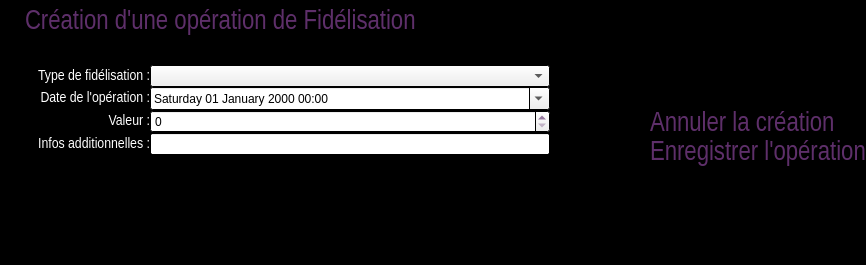
<?xml version="1.0" encoding="UTF-8"?>
<ui version="4.0">
 <class>CreateFidOperation</class>
 <widget class="QDialog" name="CreateFidOperation">
  <property name="geometry">
   <rect>
    <x>0</x>
    <y>0</y>
    <width>866</width>
    <height>265</height>
   </rect>
  </property>
  <property name="palette">
   <palette>
    <active>
     <colorrole role="WindowText">
      <brush brushstyle="SolidPattern">
       <color alpha="255">
        <red>94</red>
        <green>47</green>
        <blue>106</blue>
       </color>
      </brush>
     </colorrole>
     <colorrole role="Base">
      <brush brushstyle="SolidPattern">
       <color alpha="255">
        <red>255</red>
        <green>255</green>
        <blue>255</blue>
       </color>
      </brush>
     </colorrole>
     <colorrole role="Window">
      <brush brushstyle="SolidPattern">
       <color alpha="255">
        <red>0</red>
        <green>0</green>
        <blue>0</blue>
       </color>
      </brush>
     </colorrole>
    </active>
    <inactive>
     <colorrole role="WindowText">
      <brush brushstyle="SolidPattern">
       <color alpha="255">
        <red>94</red>
        <green>47</green>
        <blue>106</blue>
       </color>
      </brush>
     </colorrole>
     <colorrole role="Base">
      <brush brushstyle="SolidPattern">
       <color alpha="255">
        <red>255</red>
        <green>255</green>
        <blue>255</blue>
       </color>
      </brush>
     </colorrole>
     <colorrole role="Window">
      <brush brushstyle="SolidPattern">
       <color alpha="255">
        <red>0</red>
        <green>0</green>
        <blue>0</blue>
       </color>
      </brush>
     </colorrole>
    </inactive>
    <disabled>
     <colorrole role="WindowText">
      <brush brushstyle="SolidPattern">
       <color alpha="255">
        <red>120</red>
        <green>120</green>
        <blue>120</blue>
       </color>
      </brush>
     </colorrole>
     <colorrole role="Base">
      <brush brushstyle="SolidPattern">
       <color alpha="255">
        <red>0</red>
        <green>0</green>
        <blue>0</blue>
       </color>
      </brush>
     </colorrole>
     <colorrole role="Window">
      <brush brushstyle="SolidPattern">
       <color alpha="255">
        <red>0</red>
        <green>0</green>
        <blue>0</blue>
       </color>
      </brush>
     </colorrole>
    </disabled>
   </palette>
  </property>
  <property name="windowTitle">
   <string>Création d'opération de fidélisation</string>
  </property>
  <property name="windowIcon">
   <iconset resource="pokersphere.qrc">
    <normaloff>:/img/Resources/sphere.ico</normaloff>:/img/Resources/sphere.ico</iconset>
  </property>
  <layout class="QHBoxLayout" name="horizontalLayout_6">
   <property name="spacing">
    <number>0</number>
   </property>
   <property name="leftMargin">
    <number>0</number>
   </property>
   <property name="topMargin">
    <number>0</number>
   </property>
   <property name="rightMargin">
    <number>0</number>
   </property>
   <property name="bottomMargin">
    <number>0</number>
   </property>
   <item>
    <layout class="QHBoxLayout" name="horizontalLayout">
     <item>
      <layout class="QVBoxLayout" name="verticalLayout_5">
       <property name="topMargin">
        <number>9</number>
       </property>
       <property name="rightMargin">
        <number>9</number>
       </property>
       <item>
        <layout class="QHBoxLayout" name="horizontalLayout_7">
         <property name="leftMargin">
          <number>25</number>
         </property>
         <property name="bottomMargin">
          <number>30</number>
         </property>
         <item>
          <widget class="QLabel" name="creationOperationFidelisationLabel">
           <property name="font">
            <font>
             <family>Arial Narrow</family>
             <pointsize>20</pointsize>
            </font>
           </property>
           <property name="text">
            <string>Création d'une opération de Fidélisation</string>
           </property>
          </widget>
         </item>
        </layout>
       </item>
       <item>
        <layout class="QHBoxLayout" name="horizontalLayout_9">
         <item>
          <widget class="QLabel" name="typeFidLabel">
           <property name="minimumSize">
            <size>
             <width>150</width>
             <height>20</height>
            </size>
           </property>
           <property name="maximumSize">
            <size>
             <width>150</width>
             <height>20</height>
            </size>
           </property>
           <property name="palette">
            <palette>
             <active>
              <colorrole role="WindowText">
               <brush brushstyle="SolidPattern">
                <color alpha="255">
                 <red>255</red>
                 <green>255</green>
                 <blue>255</blue>
                </color>
               </brush>
              </colorrole>
             </active>
             <inactive>
              <colorrole role="WindowText">
               <brush brushstyle="SolidPattern">
                <color alpha="255">
                 <red>255</red>
                 <green>255</green>
                 <blue>255</blue>
                </color>
               </brush>
              </colorrole>
             </inactive>
             <disabled>
              <colorrole role="WindowText">
               <brush brushstyle="SolidPattern">
                <color alpha="255">
                 <red>120</red>
                 <green>120</green>
                 <blue>120</blue>
                </color>
               </brush>
              </colorrole>
             </disabled>
            </palette>
           </property>
           <property name="font">
            <font>
             <family>Arial Narrow</family>
             <pointsize>11</pointsize>
            </font>
           </property>
           <property name="text">
            <string>Type de fidélisation :</string>
           </property>
           <property name="alignment">
            <set>Qt::AlignRight|Qt::AlignTrailing|Qt::AlignVCenter</set>
           </property>
          </widget>
         </item>
         <item>
          <widget class="QComboBox" name="typeFidComboBox">
           <property name="minimumSize">
            <size>
             <width>400</width>
             <height>22</height>
            </size>
           </property>
          </widget>
         </item>
        </layout>
       </item>
       <item>
        <layout class="QHBoxLayout" name="horizontalLayout_5">
         <item>
          <widget class="QLabel" name="dateOperationLabel">
           <property name="minimumSize">
            <size>
             <width>150</width>
             <height>20</height>
            </size>
           </property>
           <property name="maximumSize">
            <size>
             <width>150</width>
             <height>20</height>
            </size>
           </property>
           <property name="palette">
            <palette>
             <active>
              <colorrole role="WindowText">
               <brush brushstyle="SolidPattern">
                <color alpha="255">
                 <red>255</red>
                 <green>255</green>
                 <blue>255</blue>
                </color>
               </brush>
              </colorrole>
             </active>
             <inactive>
              <colorrole role="WindowText">
               <brush brushstyle="SolidPattern">
                <color alpha="255">
                 <red>255</red>
                 <green>255</green>
                 <blue>255</blue>
                </color>
               </brush>
              </colorrole>
             </inactive>
             <disabled>
              <colorrole role="WindowText">
               <brush brushstyle="SolidPattern">
                <color alpha="255">
                 <red>120</red>
                 <green>120</green>
                 <blue>120</blue>
                </color>
               </brush>
              </colorrole>
             </disabled>
            </palette>
           </property>
           <property name="font">
            <font>
             <family>Arial Narrow</family>
             <pointsize>11</pointsize>
            </font>
           </property>
           <property name="text">
            <string>Date de l'opération :</string>
           </property>
           <property name="alignment">
            <set>Qt::AlignRight|Qt::AlignTrailing|Qt::AlignVCenter</set>
           </property>
          </widget>
         </item>
         <item>
          <widget class="QDateTimeEdit" name="dateOperationDateTimeEdit">
           <property name="displayFormat">
            <string>dddd dd MMMM yyyy HH:mm</string>
           </property>
           <property name="calendarPopup">
            <bool>true</bool>
           </property>
          </widget>
         </item>
        </layout>
       </item>
       <item>
        <layout class="QHBoxLayout" name="horizontalLayout_4">
         <item>
          <widget class="QLabel" name="valeurLabel">
           <property name="minimumSize">
            <size>
             <width>150</width>
             <height>20</height>
            </size>
           </property>
           <property name="maximumSize">
            <size>
             <width>150</width>
             <height>20</height>
            </size>
           </property>
           <property name="palette">
            <palette>
             <active>
              <colorrole role="WindowText">
               <brush brushstyle="SolidPattern">
                <color alpha="255">
                 <red>255</red>
                 <green>255</green>
                 <blue>255</blue>
                </color>
               </brush>
              </colorrole>
             </active>
             <inactive>
              <colorrole role="WindowText">
               <brush brushstyle="SolidPattern">
                <color alpha="255">
                 <red>255</red>
                 <green>255</green>
                 <blue>255</blue>
                </color>
               </brush>
              </colorrole>
             </inactive>
             <disabled>
              <colorrole role="WindowText">
               <brush brushstyle="SolidPattern">
                <color alpha="255">
                 <red>120</red>
                 <green>120</green>
                 <blue>120</blue>
                </color>
               </brush>
              </colorrole>
             </disabled>
            </palette>
           </property>
           <property name="font">
            <font>
             <family>Arial Narrow</family>
             <pointsize>11</pointsize>
            </font>
           </property>
           <property name="text">
            <string>Valeur :</string>
           </property>
           <property name="alignment">
            <set>Qt::AlignRight|Qt::AlignTrailing|Qt::AlignVCenter</set>
           </property>
          </widget>
         </item>
         <item>
          <widget class="QSpinBox" name="valeurSpinBox">
           <property name="maximum">
            <number>999999999</number>
           </property>
          </widget>
         </item>
        </layout>
       </item>
       <item>
        <layout class="QHBoxLayout" name="horizontalLayout_13">
         <item>
          <widget class="QLabel" name="infosAdditionnellesLabel">
           <property name="minimumSize">
            <size>
             <width>150</width>
             <height>20</height>
            </size>
           </property>
           <property name="maximumSize">
            <size>
             <width>150</width>
             <height>20</height>
            </size>
           </property>
           <property name="palette">
            <palette>
             <active>
              <colorrole role="WindowText">
               <brush brushstyle="SolidPattern">
                <color alpha="255">
                 <red>255</red>
                 <green>255</green>
                 <blue>255</blue>
                </color>
               </brush>
              </colorrole>
             </active>
             <inactive>
              <colorrole role="WindowText">
               <brush brushstyle="SolidPattern">
                <color alpha="255">
                 <red>255</red>
                 <green>255</green>
                 <blue>255</blue>
                </color>
               </brush>
              </colorrole>
             </inactive>
             <disabled>
              <colorrole role="WindowText">
               <brush brushstyle="SolidPattern">
                <color alpha="255">
                 <red>120</red>
                 <green>120</green>
                 <blue>120</blue>
                </color>
               </brush>
              </colorrole>
             </disabled>
            </palette>
           </property>
           <property name="font">
            <font>
             <family>Arial Narrow</family>
             <pointsize>11</pointsize>
            </font>
           </property>
           <property name="text">
            <string>Infos additionnelles :</string>
           </property>
           <property name="alignment">
            <set>Qt::AlignRight|Qt::AlignTrailing|Qt::AlignVCenter</set>
           </property>
          </widget>
         </item>
         <item>
          <widget class="QLineEdit" name="infosAdditionnellesLineEdit">
           <property name="maxLength">
            <number>255</number>
           </property>
          </widget>
         </item>
        </layout>
       </item>
       <item>
        <spacer name="verticalSpacer_3">
         <property name="orientation">
          <enum>Qt::Vertical</enum>
         </property>
         <property name="sizeHint" stdset="0">
          <size>
           <width>20</width>
           <height>40</height>
          </size>
         </property>
        </spacer>
       </item>
      </layout>
     </item>
     <item>
      <spacer name="horizontalSpacer">
       <property name="orientation">
        <enum>Qt::Horizontal</enum>
       </property>
       <property name="sizeHint" stdset="0">
        <size>
         <width>40</width>
         <height>20</height>
        </size>
       </property>
      </spacer>
     </item>
     <item>
      <layout class="QVBoxLayout" name="verticalLayout_2">
       <property name="leftMargin">
        <number>9</number>
       </property>
       <item>
        <widget class="QLabel" name="logoLabel">
         <property name="maximumSize">
          <size>
           <width>256</width>
           <height>150</height>
          </size>
         </property>
         <property name="text">
          <string/>
         </property>
         <property name="pixmap">
          <pixmap resource="pokersphere.qrc">:/img/Resources/pokerSphere.gif</pixmap>
         </property>
         <property name="scaledContents">
          <bool>true</bool>
         </property>
         <property name="alignment">
          <set>Qt::AlignCenter</set>
         </property>
        </widget>
       </item>
       <item>
        <layout class="QVBoxLayout" name="verticalLayout_6">
         <property name="leftMargin">
          <number>9</number>
         </property>
         <item>
          <spacer name="verticalSpacer">
           <property name="orientation">
            <enum>Qt::Vertical</enum>
           </property>
           <property name="sizeHint" stdset="0">
            <size>
             <width>20</width>
             <height>40</height>
            </size>
           </property>
          </spacer>
         </item>
         <item>
          <widget class="QLabel" name="annulerCreationLabel">
           <property name="maximumSize">
            <size>
             <width>390</width>
             <height>16777215</height>
            </size>
           </property>
           <property name="font">
            <font>
             <family>Arial Narrow</family>
             <pointsize>20</pointsize>
            </font>
           </property>
           <property name="text">
            <string>&lt;a href=&quot;a&quot; style=&quot;text-decoration:none;&quot;&gt;&lt;font color=&quot;#5E2F6A&quot;&gt;Annuler la création&lt;/font&gt;&lt;/a&gt;</string>
           </property>
          </widget>
         </item>
         <item>
          <widget class="QLabel" name="enregistrerOperationLabel">
           <property name="font">
            <font>
             <family>Arial Narrow</family>
             <pointsize>20</pointsize>
            </font>
           </property>
           <property name="text">
            <string>&lt;a href=&quot;a&quot; style=&quot;text-decoration:none;&quot;&gt;&lt;font color=&quot;#5E2F6A&quot;&gt;Enregistrer l'opération&lt;/font&gt;&lt;/a&gt;</string>
           </property>
          </widget>
         </item>
         <item>
          <spacer name="verticalSpacer_2">
           <property name="orientation">
            <enum>Qt::Vertical</enum>
           </property>
           <property name="sizeHint" stdset="0">
            <size>
             <width>20</width>
             <height>40</height>
            </size>
           </property>
          </spacer>
         </item>
        </layout>
       </item>
      </layout>
     </item>
    </layout>
   </item>
  </layout>
 </widget>
 <resources>
  <include location="pokersphere.qrc"/>
 </resources>
 <connections/>
</ui>
